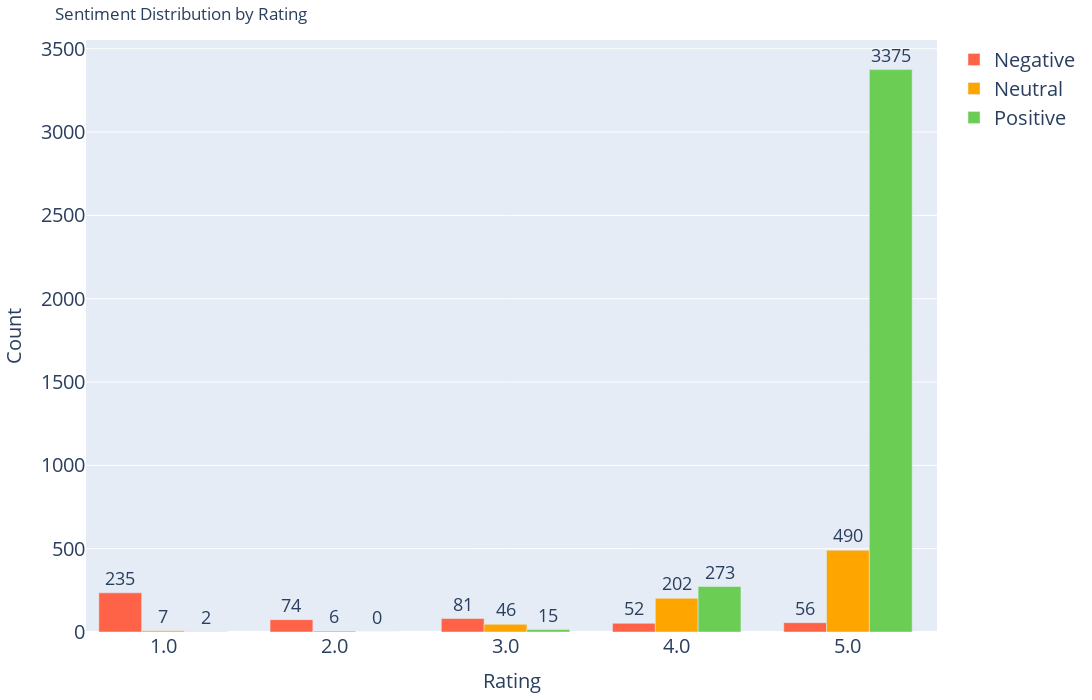

The notebook cell saved with this chart:
### Markdown cell above
## Correlation between sentiment and rating

### Code cell
# Step 1: Aggregate the data by 'Rating' and 'Sentiment' category
# The aggregation counts the number of occurrences of each sentiment for each rating category.
# This prepares the data for a grouped bar chart where we can compare sentiment distribution across ratings.
sentiment_by_rating = df.groupby(['overall', 'sentiment']).size().unstack(fill_value=0)

# Step 2: Extract the 'overall' rating categories and the 'sentiment' labels
# 'categories' (i.e., ratings) will serve as the x-axis values, while 'labels' will be used to define the groups of bars.
categories = sentiment_by_rating.index
labels = sentiment_by_rating.columns

# Step 3: Convert the DataFrame's sentiment counts into a list of numpy arrays
# Each array represents the counts of a particular sentiment (e.g., positive, neutral, negative) across all ratings.
# This step simplifies accessing the data for plotting in the bar chart.
data = [sentiment_by_rating[label].values for label in labels]

# Step 4: Define the width of each bar in the bar chart
bar_width = 0.25  # This controls the thickness of each bar in the grouped bar chart.

# Step 5: Calculate the x-axis positions for each group of bars
# 'r1' is the starting position for the first group of bars (negative sentiment).
# 'r2' is the starting position for the second group of bars (neutral sentiment), shifted by the bar width.
# 'r3' is for the third group (positive sentiment), also shifted accordingly.
r1 = np.arange(len(categories))
r2 = [x + bar_width for x in r1]
r3 = [x + bar_width for x in r2]

# Step 6: Initialize the Plotly figure for the grouped bar chart
fig = go.Figure()

# Step 7: Add the first set of bars representing 'Negative' sentiment
fig.add_trace(go.Bar(
    x=r1,  # x-axis positions for negative sentiment bars
    y=data[0],  # The counts of negative sentiment
    name='Negative', 
    marker_color='#FF6347', 
    width=bar_width,  
    text=data[0],  # Display the count above each bar
    textposition='outside',  # Position the text above the bar
    textfont=dict(size=18) 
))

# Step 8: Add the second set of bars for 'Neutral' sentiment
fig.add_trace(go.Bar(
    x=r2,  # x-axis positions for neutral sentiment bars
    y=data[1],  # The counts of neutral sentiment
    name='Neutral',  
    marker_color='orange',  
    width=bar_width, 
    text=data[1],  # Show counts above each bar
    textposition='outside',  # Text positioned outside for clarity
    textfont=dict(size=18)  
))

# Step 9: Add the third set of bars for 'Positive' sentiment
fig.add_trace(go.Bar(
    x=r3,  # x-axis positions for positive sentiment bars
    y=data[2],  # The counts of positive sentiment
    name='Positive',  
    marker_color='#6BCD53',  
    width=bar_width, 
    text=data[2],  # Display counts above bars
    textposition='outside',  # Positioning text above the bar
    textfont=dict(size=18) 
))

# Step 10: Update the layout for visual clarity and aesthetics
fig.update_layout(
    title='Sentiment Distribution by Rating',  # Title of the entire chart
    xaxis=dict(
        title='Rating',  
        title_font={"size": 20}, 
        tickmode='array',  
        tickvals=[r + bar_width for r in range(len(r1))],  
        ticktext=[str(rating) for rating in categories], 
        tickfont={"size": 20},  
        range=[-0.2, len(categories) - 0.98 + bar_width * 3]  
    ),
    yaxis=dict(
        title='Count', 
        title_font={"size": 20},  
        tickfont={"size": 20}  
    ),
    barmode='group',  
    margin=dict(l=40, r=40, t=40, b=40),  
    legend_title="",  
    legend_title_font={"size": 20},  
    legend=dict(
        font=dict(size=20)  
    ),
    width=1200,  
    height=700  
)

# Step 11: Display the final chart
fig.show()

### Figure 1 — Plotly figure (JSON) as saved in the notebook; plotly's stock layout.template omitted (floating-point values rounded to 4 significant figures)
{"data": [{"marker": {"color": "#FF6347"}, "name": "Negative", "text": [235, 74, 81, 52, 56], "textfont": {"size": 18}, "textposition": "outside", "type": "bar", "width": 0.25, "x": [0, 1, 2, 3, 4], "y": [235, 74, 81, 52, 56]}, {"marker": {"color": "orange"}, "name": "Neutral", "text": [7, 6, 46, 202, 490], "textfont": {"size": 18}, "textposition": "outside", "type": "bar", "width": 0.25, "x": [0.25, 1.25, 2.25, 3.25, 4.25], "y": [7, 6, 46, 202, 490]}, {"marker": {"color": "#6BCD53"}, "name": "Positive", "text": [2, 0, 15, 273, 3375], "textfont": {"size": 18}, "textposition": "outside", "type": "bar", "width": 0.25, "x": [0.5, 1.5, 2.5, 3.5, 4.5], "y": [2, 0, 15, 273, 3375]}], "layout": {"barmode": "group", "height": 700, "legend": {"font": {"size": 20}, "title": {"font": {"size": 20}, "text": ""}}, "margin": {"b": 40, "l": 40, "r": 40, "t": 40}, "title": {"text": "Sentiment Distribution by Rating"}, "width": 1200, "xaxis": {"range": [-0.2, 4.77], "tickfont": {"size": 20}, "tickmode": "array", "ticktext": ["1.0", "2.0", "3.0", "4.0", "5.0"], "tickvals": [0.25, 1.25, 2.25, 3.25, 4.25], "title": {"font": {"size": 20}, "text": "Rating"}}, "yaxis": {"tickfont": {"size": 20}, "title": {"font": {"size": 20}, "text": "Count"}}}}
